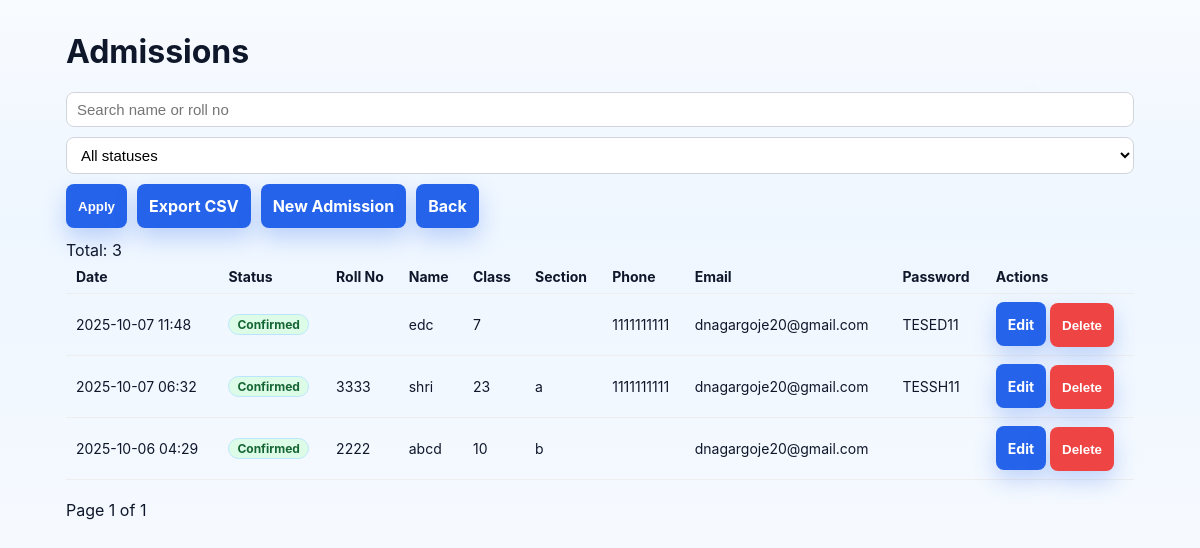
Page /admin/admissions (signed in) on the committed database.
### app.py (models this page shows)
class Admission(db.Model):
    __tablename__ = 'admissions'
    id = db.Column(db.Integer, primary_key=True)
    status = db.Column(db.String(20), default='pending', nullable=False)  # pending | confirmed | rejected
    admission_date = db.Column(db.DateTime, default=datetime.utcnow, nullable=False)
    roll_no = db.Column(db.String(50), unique=True, nullable=True)  # optional until confirmed
    name = db.Column(db.String(120), nullable=False)
    class_name = db.Column(db.String(50), nullable=True)
    section = db.Column(db.String(10), nullable=True)
    phone = db.Column(db.String(20), nullable=True)
    email = db.Column(db.String(120), nullable=True)
    address = db.Column(db.Text, nullable=True)
    password = db.Column(db.String(128), nullable=True)
    student_id = db.Column(db.Integer, db.ForeignKey('students.id'), nullable=True)

### app.py (the view)
@app.route('/admin/admissions')
@admin_required
def admin_admissions_list():
    page = max(int(request.args.get('page', 1) or 1), 1)
    per_page = 25
    q = (request.args.get('q') or '').strip()
    status = (request.args.get('status') or '').strip()
    query = Admission.query
    if q:
        like = f"%{q}%"
        query = query.filter(db.or_(Admission.name.ilike(like), Admission.roll_no.ilike(like)))
    if status:
        query = query.filter(Admission.status == status)
    total = query.count()
    rows = query.order_by(Admission.admission_date.desc()).offset((page-1)*per_page).limit(per_page).all()
    pages = (total + per_page - 1) // per_page
    return render_template('admin_admissions.html', rows=rows, page=page, pages=pages, total=total, q=q, status=status)

### app.py (called while the page is built)
def admin_required(view_func):
    from functools import wraps
    @wraps(view_func)
    def wrapper(*args, **kwargs):
        if 'admin_id' not in session:
            flash('Please login as admin to continue', 'warning')
            return redirect(url_for('admin_login'))
        return view_func(*args, **kwargs)
    return wrapper

### templates/admin_admissions.html (shortened to what this page needs)
<!doctype html>
<html lang="en">
<head>
  <link rel="stylesheet" href="/static/home.css" />
  <link rel="stylesheet" href="/static/auth.css" />
</head>
<body>
  <div class="container">
    <h1>Admissions</h1>
    <form class="toolbar" method="get">
      <input aria-label="Search" class="input" type="text" name="q" placeholder="Search name or roll no" value="{{ q }}" />
      <select aria-label="Status filter" name="status" class="input">
        <option value="">All statuses</option>
      </select>
      <button class="btn" type="submit">Apply</button>
      <a class="btn" href="/admin/admissions/export?q={{ q }}&status={{ status }}">Export CSV</a>
      <a class="btn" href="/admin/admissions/new">New Admission</a>
      <a class="btn" href="/admin/dashboard">Back</a>
    </form>
    <div>Total: {{ total }}</div>
    {% if rows %}
    <table>
      <thead>
        <tr>
          <th>Date</th>
          <th>Status</th>
          <th>Roll No</th>
          <th>Name</th>
          <th>Class</th>
          <th>Section</th>
          <th>Phone</th>
          <th>Email</th>
          <th>Password</th>
          <th>Actions</th>
        </tr>
      </thead>
      <tbody>
        {% for a in rows %}
        <tr>
          <td>{{ a.admission_date.strftime('%Y-%m-%d %H:%M') if a.admission_date else '' }}</td>
          <td>
            {% if a.status=='pending' %}
              <span class="badge b-pending">Pending</span>
            {% elif a.status=='confirmed' %}
              <span class="badge b-confirmed">Confirmed</span>
            {% else %}
              <span class="badge b-rejected">Rejected</span>
            {% endif %}
          </td>
          <td>{{ a.roll_no or '' }}</td>
          <td>{{ a.name }}</td>
          <td>{{ a.class_name or '' }}</td>
          <td>{{ a.section or '' }}</td>
          <td>{{ a.phone or '' }}</td>
          <td>{{ a.email or '' }}</td>
          <td>{{ a.password or '' }}</td>
          <td>
            <a class="btn" href="/admin/admissions/{{ a.id }}/edit">Edit</a>
            <form class="inline" method="post" action="/admin/admissions/{{ a.id }}/delete" onsubmit="return confirm('Delete this admission permanently?');">
              <button class="btn btn-danger" type="submit">Delete</button>
            </form>
          </td>
        </tr>
        {% endfor %}
      </tbody>
    </table>
    <div class="pager">
      <div style="padding:8px 0;">Page {{ page }} of {{ pages }}</div>
    </div>
    {% else %}
      <div>No admissions found.</div>
    {% endif %}
  </div>
</body>
</html>

### public/clone.css (style rules this page uses)
:root { --bg:#f6faff;--card:#ffffff;--text:#0f172a;--muted:#475569;--primary:#2563eb;--accent:#f97316;--ring:rgba(37,99,235,.15) }
* { box-sizing:border-box }
html,body { margin:0;padding:0 }
body { font-family:'Inter',system-ui,-apple-system,Segoe UI,Roboto,Ubuntu,'Helvetica Neue',Arial,'Noto Sans',sans-serif;color:var(--text);background:linear-gradient(180deg,#f8fbff, #eef6ff 40%, #f6faff 100%) }
body:before { content:"";position:fixed;inset:-120px;pointer-events:none;background: radial-gradient(12px 12px at 20% 30%, rgba(96,165,250,.12), transparent 60%), radial-gradient(10px 10px at 80% 20%, rgba(34,211,238,.12), transparent 60%), radial-gradient(8px 8px at 40% 70%, rgba(245,158,11,.12), transparent 60%); filter:blur(10px);opacity:.6;animation:bg-drift 40s linear infinite;z-index:-1 }
.container { max-width:1120px;margin:0 auto;padding:0 20px }
.badge { display:inline-flex;align-items:center;gap:8px;background:#e9f8ff;color:#0369a1;border:1px solid #bae6fd;padding:8px 12px;border-radius:10px;font-weight:700;width:max-content;animation:badge-pulse 2.6s ease-in-out infinite }
.btn { display:inline-flex;align-items:center;justify-content:center;height:44px;padding:0 16px;border-radius:10px;border:1px solid transparent;text-decoration:none;font-weight:700;cursor:pointer;transition:all .2s ease }
.btn { display: flex; align-items: center; gap: 5px; padding: 8px 15px; background-color: #ff9800; color: white; border-radius: 5px; text-decoration: none; cursor: pointer; }

### templates/admin_admissions.html (style rules this page uses)
.container { max-width:1100px;margin:32px auto;padding:0 16px }
table { width:100%;border-collapse:collapse }
th,td { padding:8px 10px;border-bottom:1px solid #eee;text-align:left;font-size:14px }
.toolbar { display:flex;gap:10px;flex-wrap:wrap;margin:12px 0 }
.input, select { border:1px solid #d1d5db;border-radius:8px;padding:8px 10px }
.btn { background:#2563eb;color:#fff;border:none;border-radius:8px;padding:8px 12px;cursor:pointer;text-decoration:none }
.pager { display:flex;gap:10px;margin-top:12px }
.badge { display:inline-block;padding:2px 8px;border-radius:999px;font-size:12px }
.b-confirmed { background:#dcfce7;color:#166534 }
.btn { pointer-events:auto; position:relative; z-index:10; }
.container, table { position:relative; z-index:5; }
form.inline { display:inline; }
.btn-danger { background:#ef4444; }

### rows in the picture
Admission: admission_date "2025-10-07 11:48", status "Confirmed", name "edc", class_name "7", phone "1111111111", email "dnagargoje20@gmail.com", password "TESED11"
Admission: admission_date "2025-10-07 06:32", status "Confirmed", roll_no "3333", name "shri", class_name "23", section "a", phone "1111111111", email "dnagargoje20@gmail.com", password "TESSH11"
Admission: admission_date "2025-10-06 04:29", status "Confirmed", roll_no "2222", name "abcd", class_name "10", section "b", email "dnagargoje20@gmail.com"

### other values in the picture
{{ total }} "3"
{{ page }} "1"
{{ pages }} "1"
